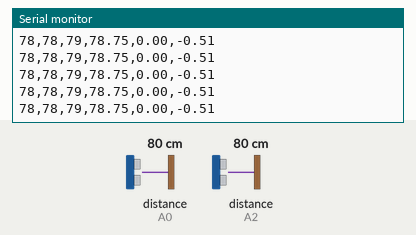
Recording of a sketch running on a simulated Arduino Uno, built with avr-gcc and run on an emulated ATmega328P. Parts: the last lines printed to the serial monitor. Wiring (inferred from the names in the program): 2 × ultrasonic range finder: trigger A1, echo A0 / trigger A3, echo A2. Inputs (shaded band) come from the test bench; at power-on: distance to the obstacle (sensors on A0, A2) 80 cm. The echo pulse lasts 58.3 µs per cm.

Above: at 1.2 s.
1.3 s: distance to the obstacle (sensor on A0) set to 9 cm
At 1.45 s:
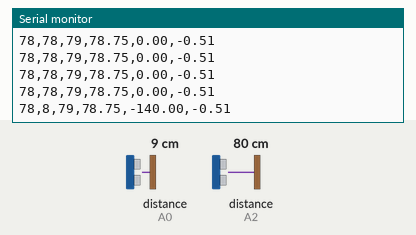
4.3 s: distance to the obstacle (sensor on A2) set to 18 cm
At 4.41 s:
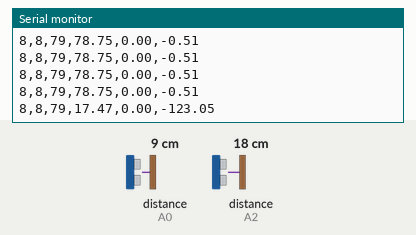
7.3 s: distance to the obstacle (sensor on A0) set to 18 cm
At 7.39 s:
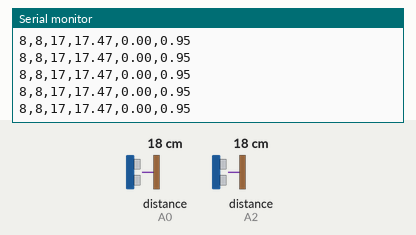
10.3 s: distance to the obstacle (sensor on A2) set to 120 cm
At 10.41 s:
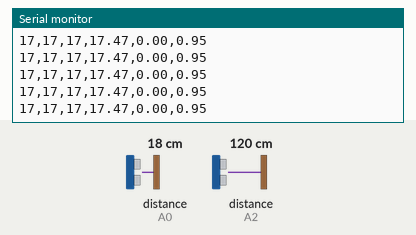
Timing chart, 0 to 13.3 s (numbered marks = the images above; inputs shaded):
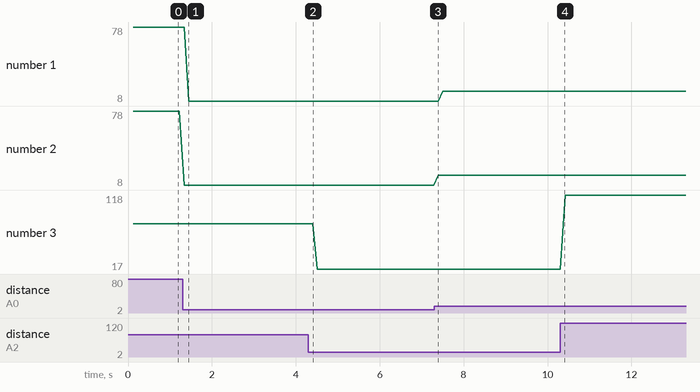

The sketch:

two_sensors02.ino
```cpp
//#define valueNum 3
const int echoPin1 = A0;
const int echoPin2 = A2;
const int trigPin1 = A1;
const int trigPin2 = A3;
void setup() {
  Serial.begin(9600);
}
void loop() {
  pinMode(echoPin1, INPUT);
  pinMode(trigPin1, OUTPUT);
  digitalWrite(trigPin1, HIGH);
  delayMicroseconds(10);
  digitalWrite(trigPin1, LOW);
  int duration1 = pulseIn(echoPin1, HIGH);
  int distance1 = duration1 / 59;
  pinMode(echoPin2, INPUT);
  pinMode(trigPin2, OUTPUT);
  digitalWrite(trigPin2, HIGH);
  delayMicroseconds(10);
  digitalWrite(trigPin2, LOW);
  int duration2 = pulseIn(echoPin2, HIGH);
  int distance2 = duration2 / 59;
  delay(100);

  digitalWrite(trigPin1,HIGH);
  delayMicroseconds(10);
  digitalWrite(trigPin1,LOW);
  int duration_1 = pulseIn(echoPin1,HIGH);
  int distance_1 = duration_1 / 59;
  digitalWrite(trigPin2, HIGH);
  delayMicroseconds(10);
  digitalWrite(trigPin2, LOW);
  float duration_2 = pulseIn(echoPin2,HIGH);
  float distance_2 = duration_2 / 59;

  float speed1 = (distance_1-distance1)/.5;
  float speed2 = (distance_2-distance2)/.5;
  Serial.print(distance1);
  Serial.print(",");
  Serial.print(distance_1);
  Serial.print(",");
  Serial.print(distance2);
  Serial.print(",");
  Serial.print(distance_2);
  Serial.print(",");
  Serial.print(speed1);
  Serial.print(",");
  Serial.println(speed2);
//  delay(200);
}
```

Measured:
- after the input at 1.3 s, the serial monitor: prints a new line at once (image 1)
- after the input at 4.3 s, the serial monitor: prints a new line after 0.11 s (image 2)
- plotted number 1: 78 → 8 after the input at 1.3 s
- plotted number 2: 78 → 8 after the input at 1.3 s
- plotted number 3: 79 → 17 after the input at 4.3 s, 17 → 118 after the input at 10.3 s
